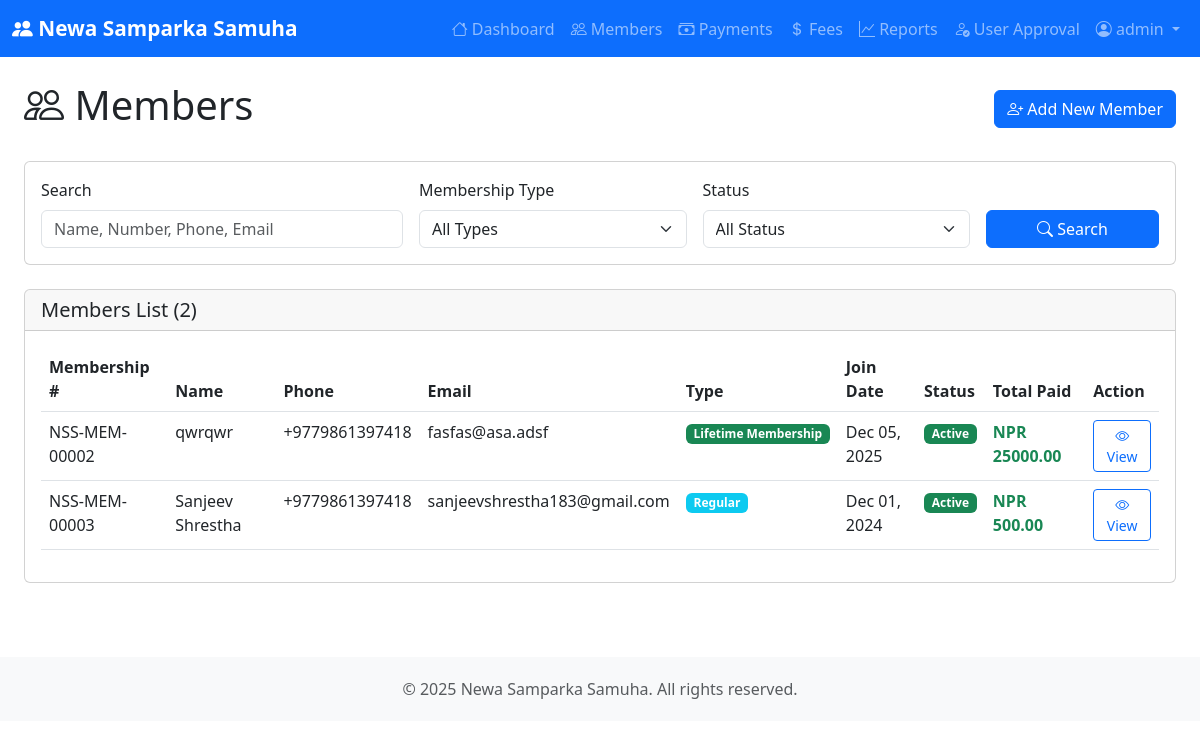
Screenshot of /members/ (signed in) with the database file from the repository.
### membership/models.py (models this page shows, shortened)
class Member(models.Model):
    name = models.CharField(max_length=200, verbose_name="Full Name")
    phone_regex = RegexValidator(
        regex=r'^\+?1?\d{9,15}$',
        message="Phone number must be entered in the format: '+999999999'. Up to 15 digits allowed."
    )
    phone_number = models.CharField(
        validators=[phone_regex],
        max_length=17,
        verbose_name="Phone Number"
    )
    email = models.EmailField(verbose_name="Email Address")
    permanent_address = models.TextField(verbose_name="Permanent Address")
    current_address = models.TextField(verbose_name="Current Address")
    date_of_birth = models.DateField(
        verbose_name="Date of Birth",
        blank=True,
        null=True
    )
    photograph = models.ImageField(
        upload_to='member_photos/',
        verbose_name="Photograph",
        blank=True,
        null=True,
        help_text="Upload member's photograph (JPG, PNG)"
    )
    father_name = models.CharField(max_length=200, verbose_name="Father's Name")
    mother_name = models.CharField(max_length=200, verbose_name="Mother's Name")
    spouse_name = models.CharField(
        max_length=200,
        blank=True,
        null=True,
        verbose_name="Spouse Name"
    )
    citizenship_number = models.CharField(
        max_length=50,
        unique=True,
        verbose_name="Citizenship Number"
    )
    citizenship_issue_date = models.DateField(
        verbose_name="Citizenship Issue Date",
        blank=True,
        null=True
    )
    citizenship_issue_district = models.CharField(
        max_length=100,
        verbose_name="Citizenship Issue District",
        blank=True,
        null=True
    )
    MEMBERSHIP_CHOICES = [
        ('REGULAR', 'Regular'),
        ('LIFETIME', 'Lifetime Membership'),
    ]
    membership_type = models.CharField(
        max_length=20,
        choices=MEMBERSHIP_CHOICES,
        default='REGULAR',
        verbose_name="Membership Type"
    )
    membership_number = models.CharField(
        max_length=50,
        unique=True,
        verbose_name="Membership Number"
    )
    join_date = models.DateField(default=timezone.now, verbose_name="Join Date")
    is_active = models.BooleanField(default=True, verbose_name="Active Status")
    PAYMENT_FREQUENCY_CHOICES = [
        ('ANNUAL', 'Annual'),
        ('MONTHLY', 'Monthly'),
    ]
    payment_frequency = models.CharField(
        max_length=20,
        choices=PAYMENT_FREQUENCY_CHOICES,
        default='ANNUAL',
        verbose_name="Payment Frequency",
        help_text="How often member pays (only for Regular members)"
    )
    last_payment_date = models.DateField(
        blank=True,
        null=True,
        verbose_name="Last Payment Date",
        help_text="Date of most recent payment"
    )
    membership_valid_until = models.DateField(
        blank=True,
        null=True,
        verbose_name="Membership Valid Until",
        help_text="Date when membership expires (null for lifetime members)"
    )
    created_at = models.DateTimeField(auto_now_add=True)
    updated_at = models.DateTimeField(auto_now=True)
    class Meta:
        ordering = ['-join_date']
        verbose_name = "Member"
        verbose_name_plural = "Members"
    def get_total_paid(self):
        return self.payments.aggregate(
            total=models.Sum('amount')
        )['total'] or Decimal('0.00')

### membership/views.py (the view, shortened to what this page needs)
# urls.py: path('members/', views.member_list, name='member_list'),
@login_required
def member_list(request):
    members = Member.objects.all()
    search_query = request.GET.get('search', '')
    membership_type = request.GET.get('type', '')
    if membership_type:
        members = members.filter(membership_type=membership_type)
    status = request.GET.get('status', '')
    if status:
        is_active = status == 'active'
        members = members.filter(is_active=is_active)
    context = {
        'members': members.order_by('-join_date'),
        'search_query': search_query,
        'membership_type': membership_type,
        'status': status,
    }
    return render(request, 'membership/member_list.html', context)

### membership/templates/membership/member_list.html (shortened to what this page needs)
{% extends 'membership/base.html' %}
{% block content %}
<div class="container-fluid">
    <div class="d-flex justify-content-between align-items-center mb-4">
        <h1><i class="bi bi-people"></i> Members</h1>
        <a href="{% url 'membership:member_add' %}" class="btn btn-primary">
            <i class="bi bi-person-plus"></i> Add New Member
        </a>
    </div>
    <div class="card mb-4">
        <div class="card-body">
            <form method="get" class="row g-3">
                <div class="col-md-4">
                    <label for="search" class="form-label">Search</label>
                    <input type="text" class="form-control" id="search" name="search"
                           value="{{ search_query }}" placeholder="Name, Number, Phone, Email">
                </div>
                <div class="col-md-3">
                    <label for="type" class="form-label">Membership Type</label>
                    <select class="form-select" id="type" name="type">
                        <option value="">All Types</option>
                    </select>
                </div>
                <div class="col-md-3">
                    <label for="status" class="form-label">Status</label>
                    <select class="form-select" id="status" name="status">
                        <option value="">All Status</option>
                    </select>
                </div>
                <div class="col-md-2 d-flex align-items-end">
                    <button type="submit" class="btn btn-primary w-100">
                        <i class="bi bi-search"></i> Search
                    </button>
                </div>
            </form>
        </div>
    </div>
    <div class="card">
        <div class="card-header">
            <h5 class="mb-0">Members List ({{ members.count }})</h5>
        </div>
        <div class="card-body">
            {% if members %}
            <div class="table-responsive">
                <table class="table table-hover">
                    <thead>
                        <tr>
                            <th>Membership #</th>
                            <th>Name</th>
                            <th>Phone</th>
                            <th>Email</th>
                            <th>Type</th>
                            <th>Join Date</th>
                            <th>Status</th>
                            <th>Total Paid</th>
                            <th>Action</th>
                        </tr>
                    </thead>
                    <tbody>
                        {% for member in members %}
                        <tr>
                            <td>{{ member.membership_number }}</td>
                            <td>{{ member.name }}</td>
                            <td>{{ member.phone_number }}</td>
                            <td>{{ member.email }}</td>
                            <td>
                                <span class="badge bg-{% if member.membership_type == 'LIFETIME' %}success{% else %}info{% endif %}">
                                    {{ member.get_membership_type_display }}
                                </span>
                            </td>
                            <td>{{ member.join_date|date:"M d, Y" }}</td>
                            <td>
                                {% if member.is_active %}
                                <span class="badge bg-success">Active</span>
                                {% else %}
                                <span class="badge bg-secondary">Inactive</span>
                                {% endif %}
                            </td>
                            <td class="text-success fw-bold">NPR {{ member.get_total_paid|floatformat:2 }}</td>
                            <td>
                                <a href="{% url 'membership:member_detail' member.pk %}" class="btn btn-sm btn-outline-primary">
                                    <i class="bi bi-eye"></i> View
                                </a>
                            </td>
                        </tr>
                        {% endfor %}
                    </tbody>
                </table>
            </div>
            {% else %}
            <p class="text-muted text-center py-4">No members found.</p>
            {% endif %}
        </div>
    </div>
</div>
{% endblock %}

### membership/templates/membership/base.html (shortened to what this page needs)
<!DOCTYPE html>
<html lang="en">
<head>
    <link href="https://cdn.jsdelivr.net/npm/bootstrap@5.3.0/dist/css/bootstrap.min.css" rel="stylesheet">
    <link rel="stylesheet" href="https://cdn.jsdelivr.net/npm/bootstrap-icons@1.11.0/font/bootstrap-icons.css">
</head>
<body>
    <nav class="navbar navbar-expand-lg navbar-dark bg-primary no-print">
        <div class="container-fluid">
            <a class="navbar-brand" href="{% url 'membership:home' %}">
                <i class="bi bi-people-fill"></i> Newa Samparka Samuha
            </a>
            <div class="collapse navbar-collapse" id="navbarNav">
                <ul class="navbar-nav ms-auto">
                    {% if user.is_authenticated %}
                    <li class="nav-item">
                        <a class="nav-link" href="{% url 'membership:home' %}">
                            <i class="bi bi-house"></i> Dashboard
                        </a>
                    </li>
                    <li class="nav-item">
                        <a class="nav-link" href="{% url 'membership:member_list' %}">
                            <i class="bi bi-people"></i> Members
                        </a>
                    </li>
                    <li class="nav-item">
                        <a class="nav-link" href="{% url 'membership:payment_list' %}">
                            <i class="bi bi-cash-stack"></i> Payments
                        </a>
                    </li>
                    <li class="nav-item">
                        <a class="nav-link" href="{% url 'membership:fee_list' %}">
                            <i class="bi bi-currency-dollar"></i> Fees
                        </a>
                    </li>
                    <li class="nav-item">
                        <a class="nav-link" href="{% url 'membership:revenue_report' %}">
                            <i class="bi bi-graph-up"></i> Reports
                        </a>
                    </li>
                    {% if user.is_superuser or user.is_staff %}
                    <li class="nav-item">
                        <a class="nav-link" href="{% url 'membership:user_approval_list' %}">
                            <i class="bi bi-person-check"></i> User Approval
                        </a>
                    </li>
                    {% endif %}
                    <li class="nav-item dropdown">
                        <a class="nav-link dropdown-toggle" href="#" id="userDropdown" role="button"
                           data-bs-toggle="dropdown" aria-expanded="false">
                            <i class="bi bi-person-circle"></i> {{ user.first_name|default:user.username }}
                        </a>
                    </li>
                    {% endif %}
                </ul>
            </div>
        </div>
    </nav>
    <main class="container-fluid py-4">
        {% block content %}{% endblock %}
    </main>
    <footer class="text-center no-print">
        <div class="container">
            <p class="text-muted mb-0">
                &copy; 2025 Newa Samparka Samuha. All rights reserved.
            </p>
        </div>
    </footer>
</body>
</html>

### membership/templates/membership/base.html (style rules this page uses)
.navbar-brand { font-weight: bold; font-size: 1.3rem; }
footer { margin-top: 50px; padding: 20px 0; background-color: #f8f9fa; }

### rows the page displays
Member: membership_number "NSS-MEM-00002", name "qwrqwr", phone_number "+9779861397418", email "fasfas@asa.adsf", membership_type "Lifetime Membership", join_date "Dec 05, 2025", is_active "Active", get_total_paid "25000.00"
Member: membership_number "NSS-MEM-00003", name "Sanjeev Shrestha", phone_number "+9779861397418", email "sanjeevshrestha183@gmail.com", membership_type "Regular", join_date "Dec 01, 2024", is_active "Active", get_total_paid "500.00"

### other values shown
{{ user.first_name|default:user.username }} "admin"
{{ members.count }} "2"
